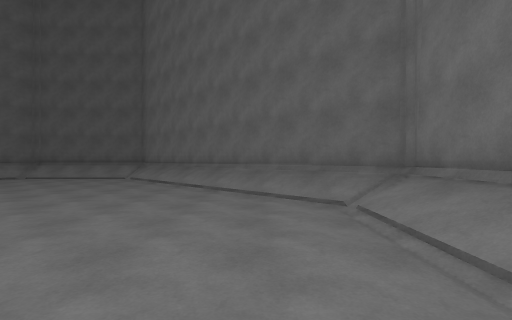
view 1 (above)

12 first-person views from a walk through a Unity game level. The camera is 1.3 m above the floor, looks level and sees 85° across. The floor is counted in squares, 2 m on a side. Each view is taken from the middle of a square. On the plan, view 1 faces up. The plan holds only what a view shows up to about 9 squares ahead; the rest is blank. The place goes on beyond the plan.

view 2
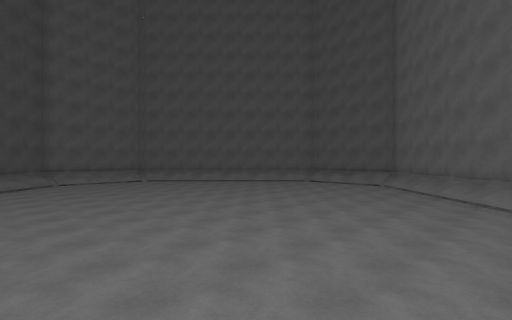

view 3
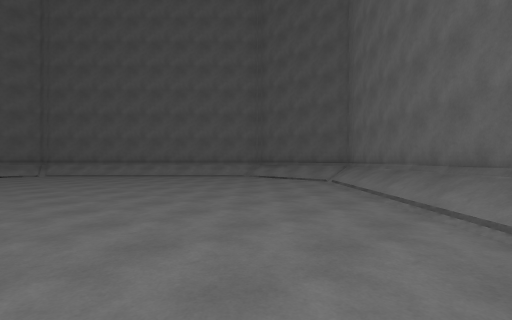

view 4
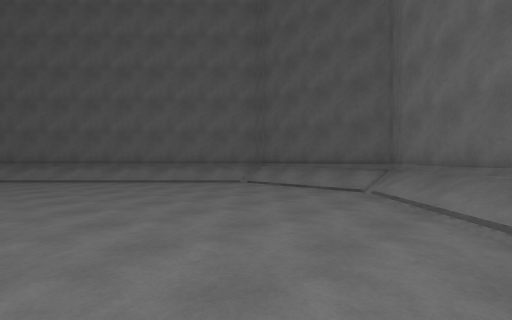

view 5
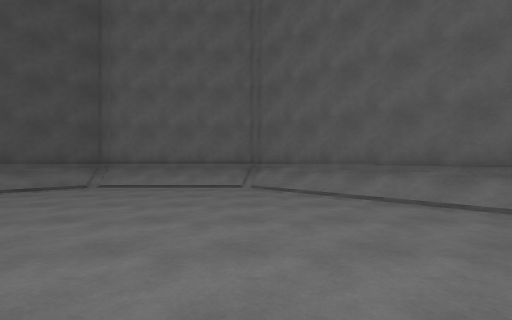

view 6
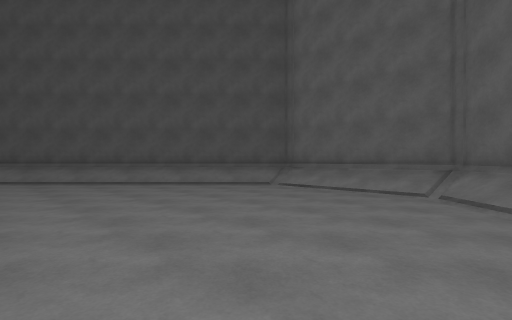

view 7
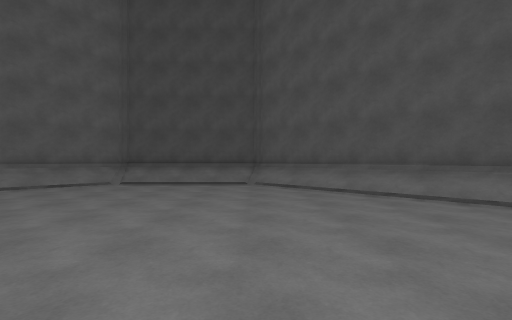

view 8
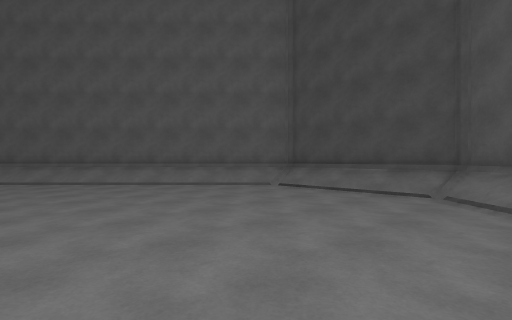

view 9
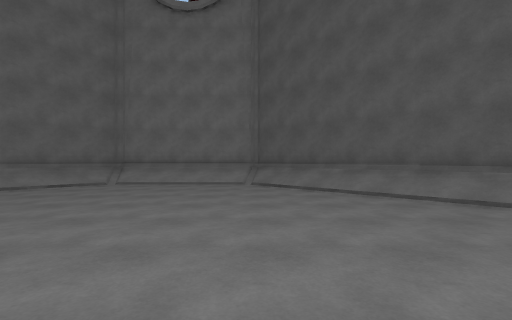

view 10
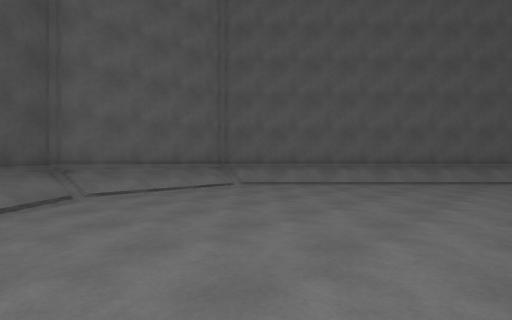

view 11
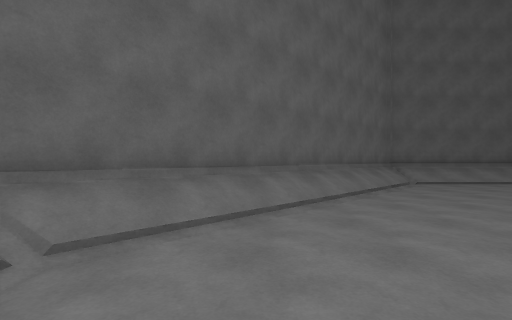

view 12
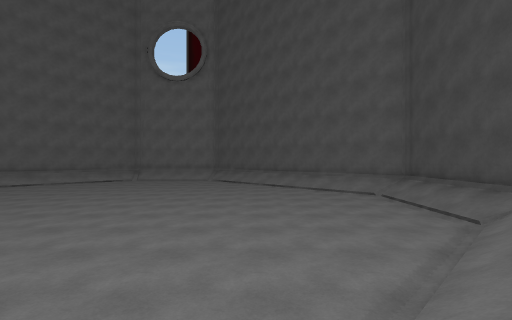

### Floor plan
Key: @ floor where view 1 was taken; # wall or solid block; . main floor; : floor 0.75 m higher than the main floor; / step, stairs or slope.
Columns run from 15 left of view 1 to 3 right of it. Each row starts with its distance up from view 1.
 11       ######
 10      ##////##
  9     ##//...//#
  8    ##//.....//#
  7   ##//.......//#
  6  ##//.........//#
  5  #//...........//#
  4 ##/............./:#
  3 #/.............../#
  2 #/.............../#
  1 #/...............##
  0 ##/............@/#
 -1  #//...........//#
 -2  ##//.........//#
 -3   ##//.......//#
 -4    ##//.....//#
 -5     ##//...//#
 -6      ###///##
 -7        #####

Positions as (right, up) in squares from view 1, and headings:
1: (0, 0), facing up
2: (0, -2), facing up-left
3: (0, 2), facing up-left
4: (-2, 4), facing up-left
5: (-7, 4), facing left
6: (-8, 5), facing down-left
7: (-8, 2), facing down
8: (-9, 0), facing down-right
9: (-6, 0), facing right
10: (-8, -1), facing up-left
11: (-12, 2), facing up
12: (-12, -2), facing right
